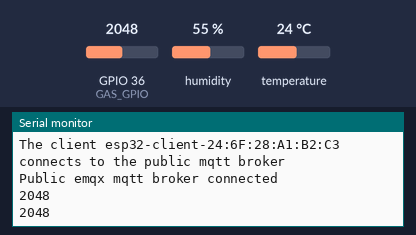
A sketch run on a simulated ESP32. Shown: the last lines printed to the serial monitor. Inputs (shaded band) come from the test bench; at power-on: GPIO 36 (GAS_GPIO) = 2048, humidity 55 %, temperature 24 °C. WiFi joins after 1.5 s; servers stay silent unless stated; no MQTT or app messages arrive unless stated.

Above: at 4.7 s.
4.8 s: GPIO 36 (GAS_GPIO) set to 2866
At 6.1 s:
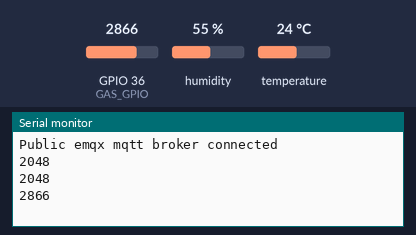
6.3 s: GPIO 36 (GAS_GPIO) set to 3603
At 7.2 s:
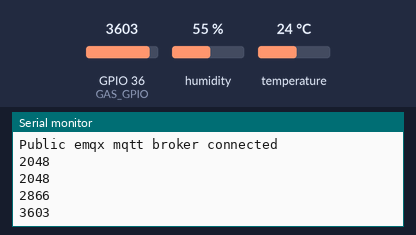
Timing chart, 0 to 9.3 s (numbered marks = the images above; inputs shaded):
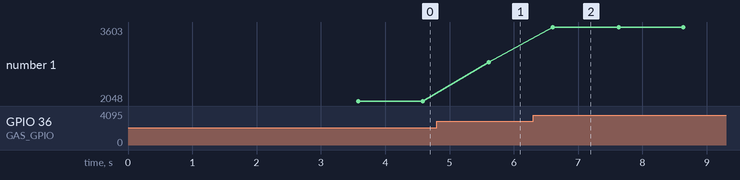

The sketch:

ESP32_BLINK.ino
```cpp
#include <WiFi.h>
#include <PubSubClient.h>
#include <DHT.h>
#define GAS_GPIO 36

const char *ssid = "Manav Shah 4G";
const char *password = "9925717005ms";
const char *topic = "testTopic";
const char *topic_DH11 = "DH11";
const char *mqtt_broker = "192.168.29.18";
const char *mqtt_username = "Manav1011";
const char *mqtt_password = "Manav@1011";
const int mqtt_port = 1883;

DHT dht(15,DHT11);


WiFiClient espClient;
PubSubClient client(espClient);

void setup() {
  Serial.begin(115200);
  WiFi.begin(ssid, password);
  Serial.println("Hello");
  while (WiFi.status() != WL_CONNECTED) {
    delay(500);
    Serial.println("Connecting");
  }
  Serial.println("");
  Serial.println("WiFi connected");
  Serial.print("IP address: ");
  Serial.println(WiFi.localIP());
  client.setServer(mqtt_broker, mqtt_port);
  while (!client.connected()) {
    String client_id = "esp32-client-";
    client_id += String(WiFi.macAddress());
    Serial.printf("The client %s connects to the public mqtt broker\n", client_id.c_str());
    if (client.connect(client_id.c_str(), mqtt_username, mqtt_password)) {
      Serial.println("Public emqx mqtt broker connected");
      client.publish(topic, "Hi EMQX I'm ESP32 ^^");
    } else {
      Serial.print("failed with state ");
      Serial.print(client.state());
      delay(2000);
    }
  }
  dht.begin();
  delay(2000);
}

void loop() {
  client.loop();
  float temp = dht.readTemperature();
  float humd = dht.readHumidity();
  String jsonString = "{\"Temperature\":\"" + String(temp) + "\",\"Humidity\":\"" + String(humd) + "\"}";
  client.publish(topic_DH11, jsonString.c_str());
  Serial.println(analogRead(GAS_GPIO));
  delay(1000);
}
```

Measured:
- after the input at 4.8 s, the serial monitor: prints a new line after 0.81 s (image 1)
- after the input at 6.3 s, the serial monitor: prints a new line after 0.31 s (image 2)
- plotted number 1: 2048 → 2866 after the input at 4.8 s, 2866 → 3603 after the input at 6.3 s
